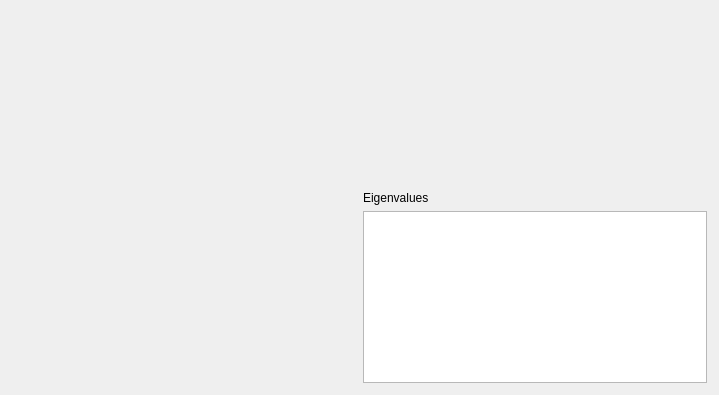
<?xml version="1.0" encoding="UTF-8"?>
<ui version="4.0">
 <class>EigenVectorWidget</class>
 <widget class="QWidget" name="EigenVectorWidget">
  <property name="geometry">
   <rect>
    <x>0</x>
    <y>0</y>
    <width>719</width>
    <height>395</height>
   </rect>
  </property>
  <property name="windowTitle">
   <string>PCAFaces : EigenVectors</string>
  </property>
  <layout class="QHBoxLayout" name="horizontalLayout" stretch="1,1">
   <property name="leftMargin">
    <number>12</number>
   </property>
   <property name="topMargin">
    <number>12</number>
   </property>
   <property name="rightMargin">
    <number>12</number>
   </property>
   <property name="bottomMargin">
    <number>12</number>
   </property>
   <item>
    <widget class="QWidget" name="eigenVecDisplay" native="true"/>
   </item>
   <item>
    <widget class="QWidget" name="widget" native="true">
     <layout class="QVBoxLayout" name="verticalLayout" stretch="1,0,1">
      <property name="leftMargin">
       <number>0</number>
      </property>
      <property name="topMargin">
       <number>0</number>
      </property>
      <property name="rightMargin">
       <number>0</number>
      </property>
      <property name="bottomMargin">
       <number>0</number>
      </property>
      <item>
       <widget class="QWidget" name="eigenValDisplay" native="true"/>
      </item>
      <item>
       <widget class="QLabel" name="label">
        <property name="font">
         <font>
          <pointsize>9</pointsize>
         </font>
        </property>
        <property name="text">
         <string>Eigenvalues</string>
        </property>
       </widget>
      </item>
      <item>
       <widget class="QListWidget" name="list"/>
      </item>
     </layout>
    </widget>
   </item>
  </layout>
 </widget>
 <resources/>
 <connections/>
</ui>
